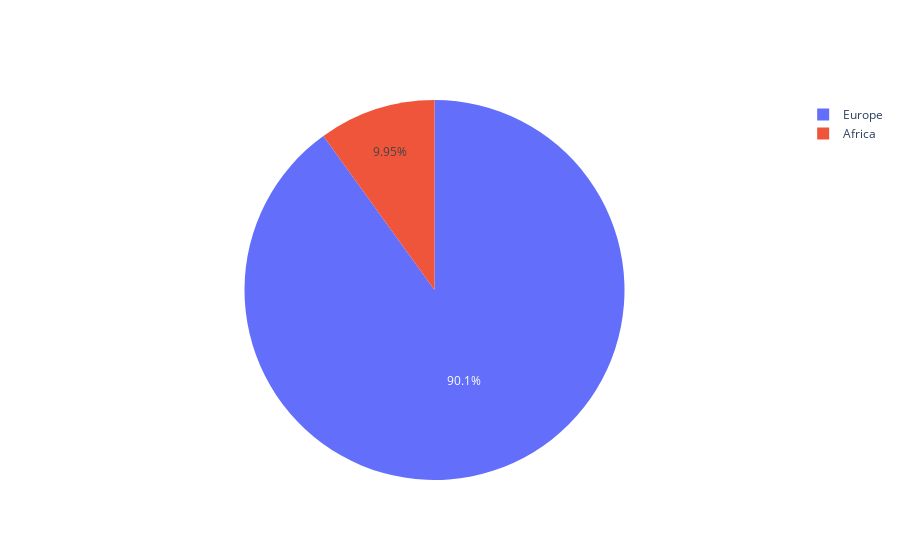

The notebook cell this image was saved under:
### Markdown cell above
6. Сравните распределения кол-ва смертей на 1000 человек в Европе и Африке

### Code cell
df = df_normal[(df_normal["continent"] == "Europe")
                | (df_normal["continent"] == "Africa")][["continent", "population", "total_deaths"]]
df = df.dropna(subset="total_deaths")
df["death_per_thousand"] = df["total_deaths"] / df["population"] * 10**3
df = df.groupby("continent")["death_per_thousand"].sum().reset_index()

fig = go.Figure()
fig.add_trace(go.Pie(labels=df["continent"],
                     values=df["death_per_thousand"]))

### Figure 1 — Plotly figure (JSON) as saved in the notebook; plotly's stock layout.template omitted (floating-point values rounded to 4 significant figures)
{"data": [{"labels": ["Africa", "Europe"], "type": "pie", "values": [1.171, 10.6]}], "layout": {"autosize": true}}
